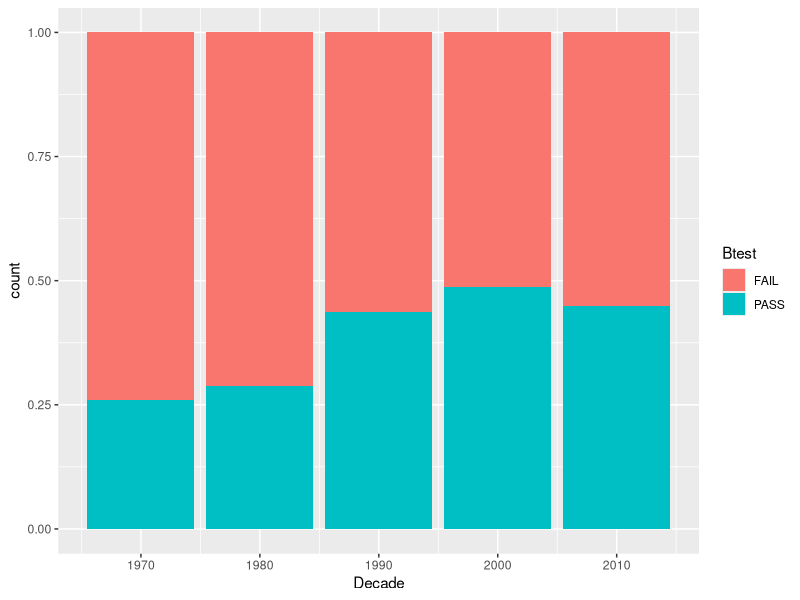
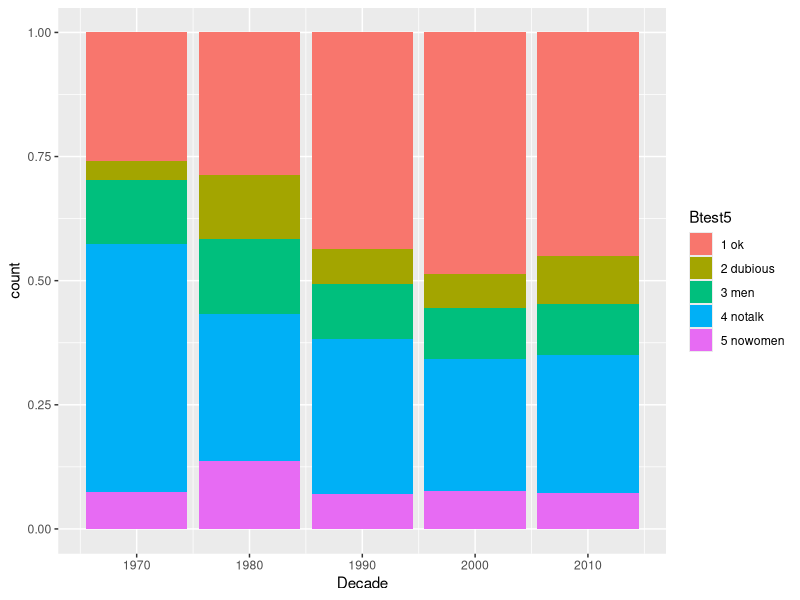
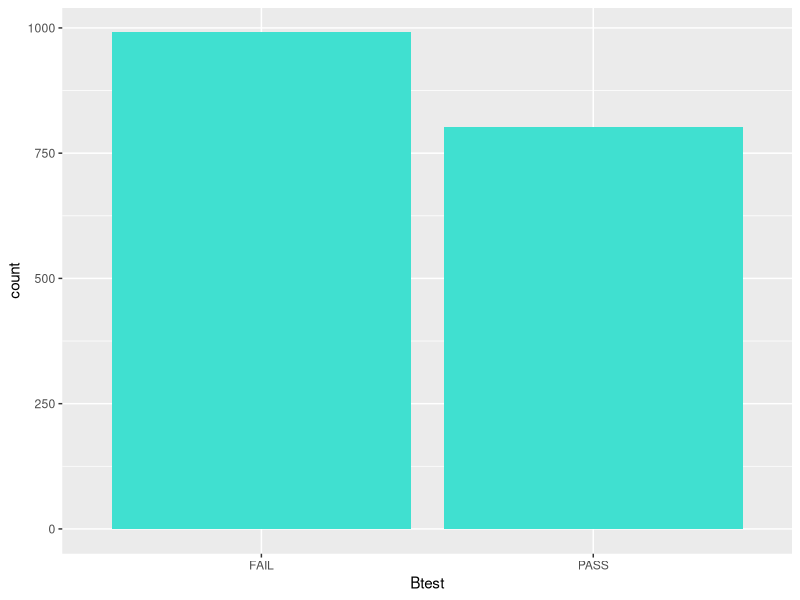

Recreate these plots in R, in order. (Note: this script raises an error after producing the figures.)
bech <- read.csv('bechdel87(3).csv')
View(bech)
library(ggplot2)

# Pass/Fail by decade
ggplot(data = bech,
       mapping = aes(x = Decade,
                     fill = Btest)) +
  geom_bar(position = 'fill')

# Pass/Fail by decade and reason why the movie failed
ggplot(data = bech,
       mapping = aes(x = Decade,
                     fill = Btest5)) +
  geom_bar(position = 'fill')


ggplot(data = bech,
       mapping = aes(x = Btest)) +
        geom_bar(fill = 'turquoise')

bech %>% count(Btest)


# Histogram showing why movies failed the Bechdel test
ggplot(data = bech,
       mapping = aes(x = Btest5)) +
  geom_bar(fill = 'blue')

# Histogram showing budgets of the movies
ggplot(data = bech,
       mapping = aes(x = budget13)) +
  geom_histogram(fill = 'purple')

mean(bech$budget13)
# Average budget is 55.46 million (adjusted, 2013)





library(dplyr)

# The average, median, and SD of ratings for movies that passed vs failed
bech %>%
  filter(!is.na(averating)) %>%
  group_by(Btest) %>%
  summarise(meanrating = mean(averating),
            medianrating = median(averating),
            sdrate = sd(averating))

# Average, media, and SD of budget
bech %>%
  group_by(Btest) %>%
  summarise(meanbudget = mean(budget13),
            medianbudget = median(budget13),
            sdbudget = sd(budget13))

# Domestic grossing mean, median, and sd 
bech %>%
  filter(!is.na(domgross13)) %>%
  group_by(Btest) %>%
  summarise(meangrossing = mean(domgross13),
            mediangrossing = median(domgross13),
            sdgrossing = sd(domgross13))

# Budget vs. domestic grossing scatterplot
ggplot(data = bech,
       mapping = aes(x = budget13,
                     y = domgross13,
                     color = Btest)) +
  geom_point()

b2 <- bech %>%
  mutate(domprofit13 = 100 * (domgross13 - budget13) / budget13,
         intprofit13 = 100 * (intgross13 - budget13) / budget13)

View(b2)

# Mean, median, and sd for domestic profit
b2 %>%
  filter(!is.na(domprofit13)) %>%
  group_by(Btest) %>%
  summarise(mean_domprofit = mean(domprofit13),
            median_domprofit = median(domprofit13),
            sd_domprofit = sd(domprofit13))

# International profit mean, median, and sd
b2 %>%
  filter(!is.na(intprofit13)) %>%
  group_by(Btest) %>%
  summarise(mean_intprofit = mean(intprofit13),
            median_intprofit = median(intprofit13),
            sd_intprofit = sd(intprofit13))
